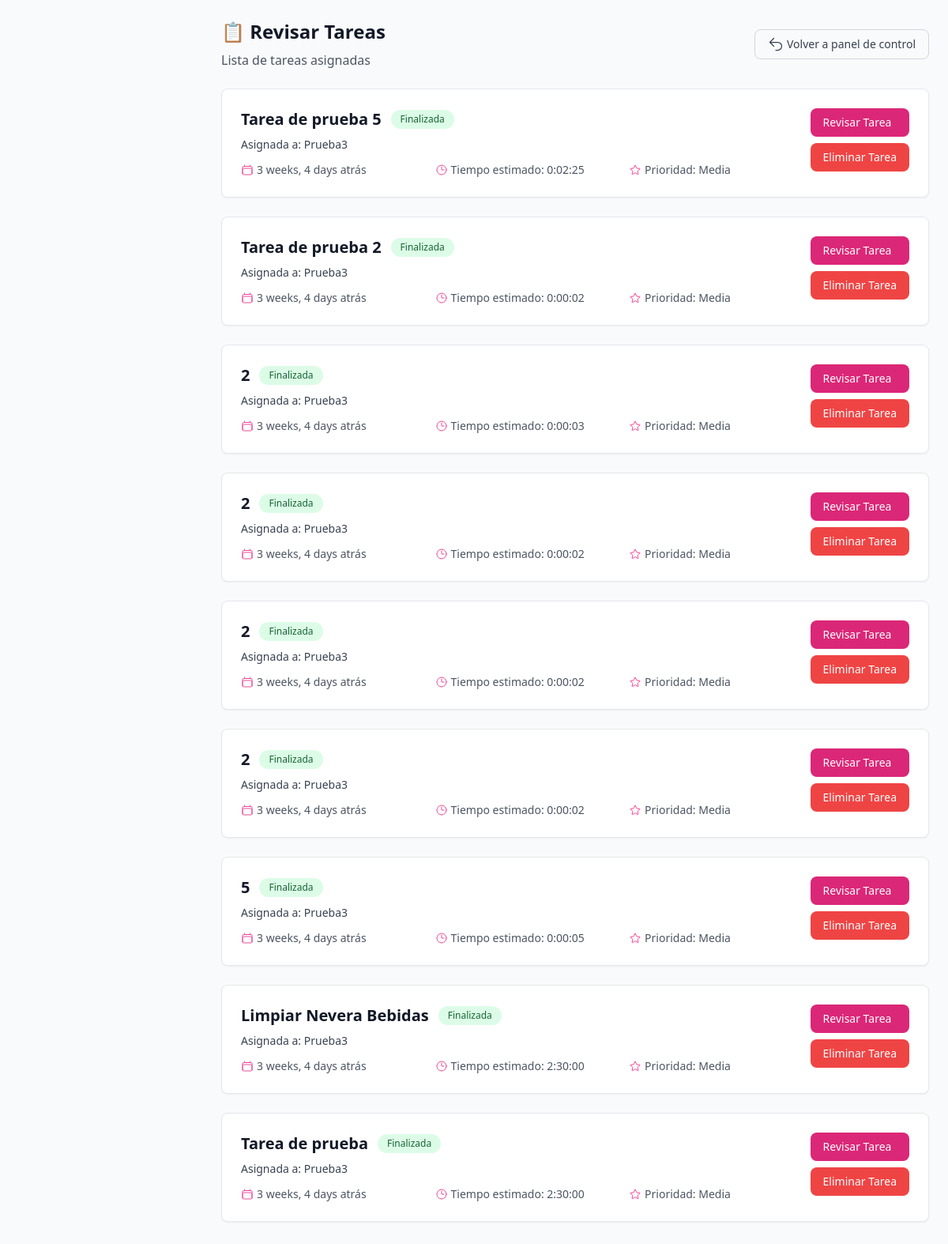
The app's page /jefe/revisar-tareas/ (signed in), older data.
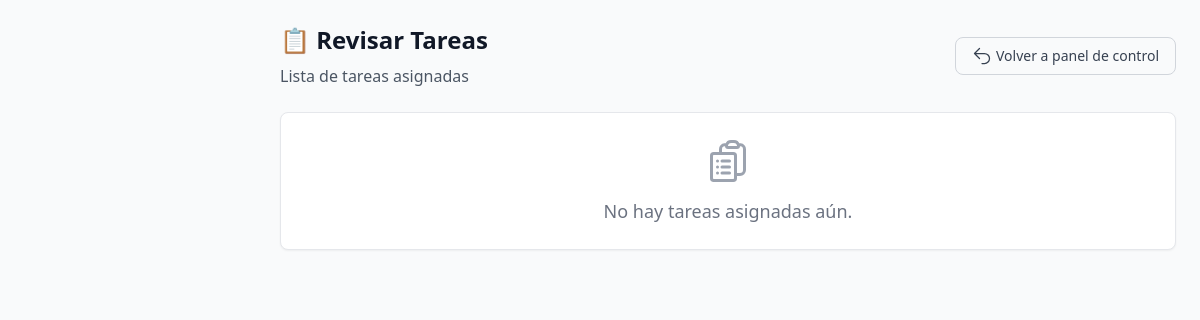
The same page, newer data.
### tasks/models.py (models this page shows, shortened)
class Tarea(models.Model):
    titulo = models.CharField(max_length=200)
    descripcion = models.TextField()
    jefe = models.ForeignKey(User, on_delete=models.CASCADE, related_name='tareas_creadas')
    empleados = models.ManyToManyField(EmpleadoPerfil, related_name='tareas_asignadas')
    tiempo_estimado = models.DurationField()
    fecha_asignacion = models.DateTimeField(auto_now_add=True)
    completada = models.BooleanField(default=False)
    fecha_completada = models.DateTimeField(null=True, blank=True)
    aceptada_por = models.ManyToManyField(EmpleadoPerfil, blank=True, related_name="tareas_aceptadas")
    PRIORIDADES = [
        ('Baja', 'Baja'),
        ('Media', 'Media'),
        ('Alta', 'Alta'),
    ]
    prioridad = models.CharField(max_length=10, choices=PRIORIDADES, default='Media')

class EmpleadoPerfil(models.Model):
    user = models.OneToOneField(User, on_delete=models.CASCADE)
    tienda = models.ForeignKey(Tienda, on_delete=models.CASCADE)
    es_jefe = models.BooleanField(default=False)

### tasks/views.py (the view)
# urls.py: path('jefe/revisar-tareas/', views.revisar_tareas, name='revisar_tareas')
@login_required
def revisar_tareas(request):
    jefe = EmpleadoPerfil.objects.get(user=request.user)
    tareas = Tarea.objects.filter(jefe=request.user).order_by('-fecha_asignacion')
    return render(request, 'revisar_tareas.html', {
        'tareas': tareas,
    })

### tasks/templates/revisar_tareas.html (shortened to what this page needs)
<!DOCTYPE html>
<html lang="es">
<head>
    <script src="https://cdn.tailwindcss.com"></script>
</head>
<body class="bg-gray-50">
    <div class="min-h-screen flex flex-col">
        <main class="ml-64 p-6 flex-1">
            <div class="mb-6 flex justify-between items-center">
                <div>
                    <h2 class="text-2xl font-bold text-gray-900 mb-2">📋 Revisar Tareas</h2>
                    <p class="text-gray-600">Lista de tareas asignadas</p>
                </div>
                <a href="{% url 'redireccion_dashboard' %}"
                    class="text-gray-700 hover:bg-gray-100 font-medium rounded-lg text-sm px-4 py-2 inline-flex items-center border border-gray-300">
                    <svg xmlns="http://www.w3.org/2000/svg" fill="none" viewBox="0 0 24 24" stroke-width="1.5"
                        stroke="currentColor" class="w-5 h-5 mr-1">
                        <path stroke-linecap="round" stroke-linejoin="round"
                            d="M9 15 3 9m0 0 6-6M3 9h12a6 6 0 0 1 0 12h-3" />
                    </svg>
                    Volver a panel de control
                </a>
            </div>
            {% for tarea in tareas %}
            <div class="bg-white rounded-lg border border-gray-200 p-6 shadow-sm mb-6">
                <div class="flex justify-between items-start">
                    <div class="flex-1">
                        <div class="flex items-center gap-3 mb-2">
                            <h3 class="text-xl font-bold text-gray-900">{{ tarea.titulo }}</h3>
                            <span class="px-3 py-1 text-xs font-medium rounded-full
                                {% if tarea.completada %}
                                    bg-green-100 text-green-800
                                {% elif tarea.aceptada_por.count > 0 %}
                                    bg-yellow-100 text-yellow-800
                                {% else %}
                                    bg-gray-100 text-gray-800
                                {% endif %}">
                                {% if tarea.completada %}
                                Finalizada
                                {% elif tarea.aceptada_por.count > 0 %}
                                En progreso
                                {% else %}
                                Pendiente
                                {% endif %}
                            </span>
                        </div>
                        <p class="text-sm text-gray-700 mb-3">
                            <span class="font-medium">Asignada a:</span>
                            {% for emp in tarea.empleados.all %}
                            {{ emp.user.get_full_name|default:emp.user.username }}{% if not forloop.last %}, {% endif %}
                            {% endfor %}
                        </p>
                        <div class="grid grid-cols-1 md:grid-cols-3 gap-4 text-sm text-gray-600">
                            <div class="flex items-center">
                                <span>{{ tarea.fecha_asignacion|timesince }} atrás</span>
                            </div>
                            <div class="flex items-center">
                                <svg xmlns="http://www.w3.org/2000/svg" fill="none" viewBox="0 0 24 24"
                                    stroke-width="1.5" stroke="currentColor" class="w-4 h-4 mr-1 text-primary-500">
                                    <path stroke-linecap="round" stroke-linejoin="round"
                                        d="M12 6v6h4.5m4.5 0a9 9 0 11-18 0 9 9 0 0118 0z" />
                                </svg>
                                <span>Tiempo estimado: {{ tarea.tiempo_estimado }}</span>
                            </div>
                            <div class="flex items-center">
                                <span>Prioridad: {{ tarea.get_prioridad_display }}</span>
                            </div>
                        </div>
                    </div>
                    <div class="flex flex-col gap-2">
                        {% if tarea.completada %}
                        <a href="{% url 'detalle_tarea' tarea.id %}"
                            class="bg-primary-600 text-white px-4 py-2 rounded-lg hover:bg-primary-700 text-sm font-medium transition-colors">
                            Revisar Tarea
                        </a>
                        <form method="POST" action="{% url 'eliminar_tarea' tarea.id %}"
                            onsubmit="return confirm('¿Estás seguro de que deseas eliminar esta tarea?');">
                            <button type="submit"
                                class="bg-red-500 text-white px-4 py-2 rounded-lg hover:bg-red-600 text-sm font-medium transition-colors">
                                Eliminar Tarea
                            </button>
                            {% elif tarea.aceptada_por.count > 0 %}
                            <a href="#"
                                class="bg-red-600 text-white px-4 py-2 rounded-lg hover:bg-red-700 text-sm font-medium transition-colors">
                                Cancelar
                            </a>
                            {% else %}
                            <a href="{% url 'detalle_tarea' tarea.id %}"
                                class="bg-gray-200 text-gray-800 px-4 py-2 rounded-lg hover:bg-gray-300 text-sm font-medium transition-colors">
                                Ver Detalles
                            </a>
                            {% endif %}
                    </div>
                </div>
            </div>
            {% empty %}
            <div class="bg-white rounded-lg border border-gray-200 p-6 shadow-sm mb-6 text-center">
                <p class="text-gray-500 text-lg">No hay tareas asignadas aún.</p>
            </div>
            {% endfor %}
        </main>
    </div>
</body>
</html>

Row changes from the older to the newer data that the page shows:
removed Tarea: titulo "Tarea de prueba 5", completada "Finalizada", fecha_asignacion "3 weeks, 4 days", tiempo_estimado "0:02:25", prioridad "Media"
no longer on this page (row unchanged): EmpleadoPerfil: user.get_full_name "Prueba3"
removed Tarea: titulo "Tarea de prueba 2", completada "Finalizada", fecha_asignacion "3 weeks, 4 days", tiempo_estimado "0:00:02", prioridad "Media"
removed Tarea: titulo "2", completada "Finalizada", fecha_asignacion "3 weeks, 4 days", tiempo_estimado "0:00:03", prioridad "Media"
removed Tarea: titulo "2", completada "Finalizada", fecha_asignacion "3 weeks, 4 days", tiempo_estimado "0:00:02", prioridad "Media"
removed Tarea: titulo "2", completada "Finalizada", fecha_asignacion "3 weeks, 4 days", tiempo_estimado "0:00:02", prioridad "Media"
removed Tarea: titulo "2", completada "Finalizada", fecha_asignacion "3 weeks, 4 days", tiempo_estimado "0:00:02", prioridad "Media"
removed Tarea: titulo "5", completada "Finalizada", fecha_asignacion "3 weeks, 4 days", tiempo_estimado "0:00:05", prioridad "Media"
removed Tarea: titulo "Limpiar Nevera Bebidas", completada "Finalizada", fecha_asignacion "3 weeks, 4 days", tiempo_estimado "2:30:00", prioridad "Media"
removed Tarea: titulo "Tarea de prueba", completada "Finalizada", fecha_asignacion "3 weeks, 4 days", tiempo_estimado "2:30:00", prioridad "Media"
Text that changed along with them:
text now shown: "No hay tareas asignadas aún."
